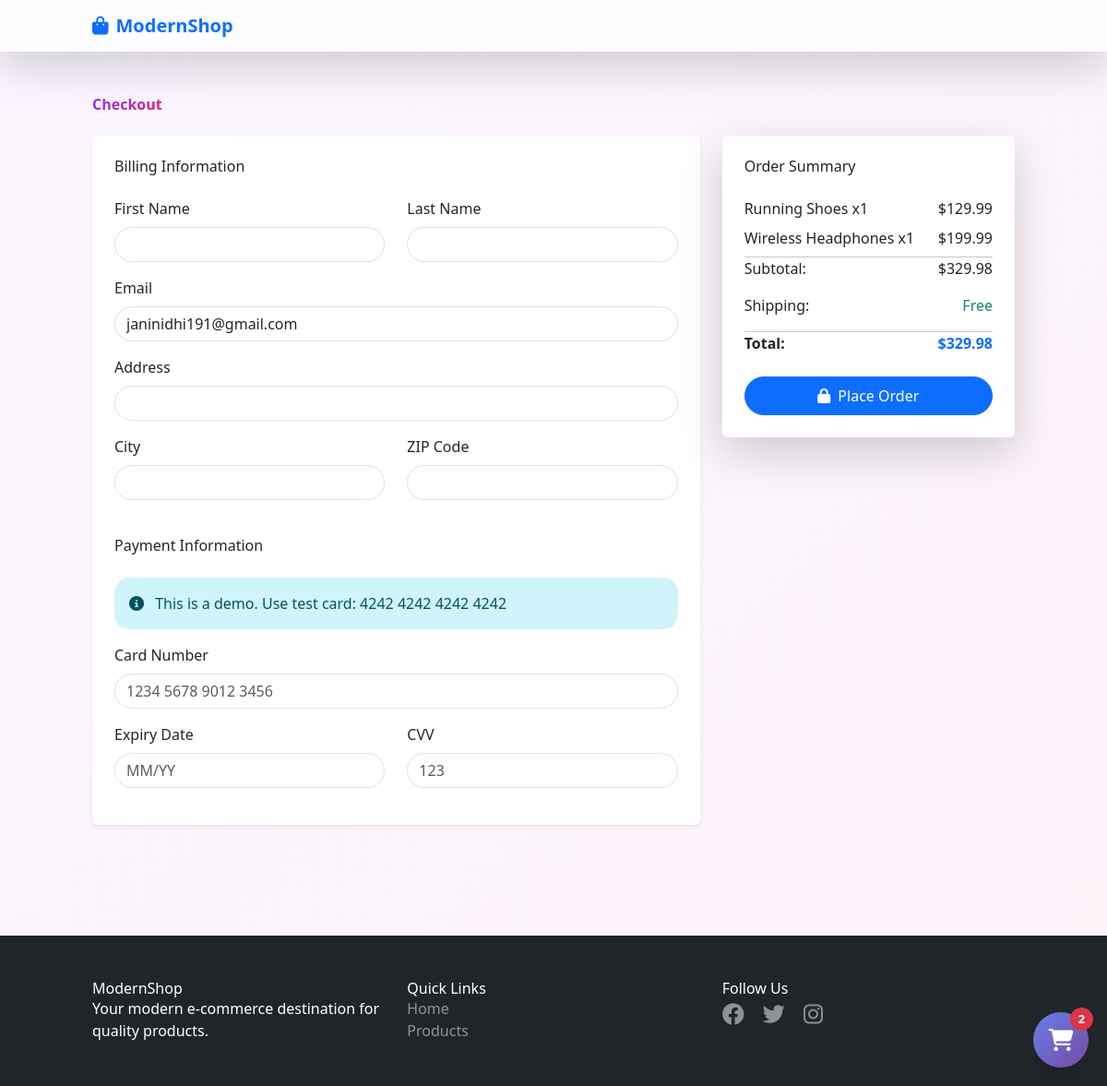
The page /cart/checkout (signed in) on the database its author committed.
### app/models.py (models this page shows, shortened)
class User(UserMixin, db.Model):
    id = db.Column(db.Integer, primary_key=True)
    username = db.Column(db.String(80), unique=True, nullable=False)
    email = db.Column(db.String(120), unique=True, nullable=False)
    password_hash = db.Column(db.String(120), nullable=False)
    is_admin = db.Column(db.Boolean, default=False)
    orders = db.relationship('Order', backref='user', lazy=True)

class CartItem(db.Model):
    id = db.Column(db.Integer, primary_key=True)
    user_id = db.Column(db.Integer, db.ForeignKey('user.id'), nullable=False)
    product_id = db.Column(db.Integer, db.ForeignKey('product.id'), nullable=False)
    quantity = db.Column(db.Integer, nullable=False, default=1)
    product = db.relationship('Product', backref='cart_items')
    user = db.relationship('User', backref='cart_items')

class Product(db.Model):
    id = db.Column(db.Integer, primary_key=True)
    name = db.Column(db.String(100), nullable=False)
    description = db.Column(db.Text)
    price = db.Column(db.Float, nullable=False)
    image_url = db.Column(db.String(200))
    category_id = db.Column(db.Integer, db.ForeignKey('category.id'))
    stock = db.Column(db.Integer, default=0)
    rating = db.Column(db.Float, default=0.0)
    created_at = db.Column(db.DateTime, default=datetime.utcnow)

### app/blueprints/cart.py (the view)
@cart.route('/checkout')
@login_required
def checkout():
    cart_items = CartItem.query.filter_by(user_id=current_user.id).all()
    if not cart_items:
        flash('Your cart is empty!')
        return redirect(url_for('cart.index'))
    total = sum(item.product.price * item.quantity for item in cart_items)
    return render_template('cart/checkout.html', cart_items=cart_items, total=total)

### app/templates/cart/checkout.html (shortened to what this page needs)
{% extends "base.html" %}
{% block content %}
<div class="container py-5">
    <h2 class="mb-4" data-aos="fade-up">
        <span class="bg-gradient-to-r from-purple-600 to-pink-600 bg-clip-text text-transparent fw-bold">
        </span>
    </h2>
    <div class="row">
        <div class="col-md-8">
            <div class="card border-0 shadow-sm mb-4" data-aos="fade-up">
                <div class="card-body p-4">
                    <h4 class="mb-4">Billing Information</h4>
                    <form id="checkout-form" action="{{ url_for('cart.process_payment') }}" method="POST">
                        <div class="row">
                            <div class="col-md-6 mb-3">
                                <label class="form-label">First Name</label>
                                <input type="text" class="form-control rounded-pill" required>
                            </div>
                            <div class="col-md-6 mb-3">
                                <label class="form-label">Last Name</label>
                                <input type="text" class="form-control rounded-pill" required>
                            </div>
                        </div>
                        <div class="mb-3">
                            <label class="form-label">Email</label>
                            <input type="email" class="form-control rounded-pill" value="{{ current_user.email }}" required>
                        </div>
                        <div class="mb-3">
                            <label class="form-label">Address</label>
                            <input type="text" class="form-control rounded-pill" required>
                        </div>
                        <div class="row">
                            <div class="col-md-6 mb-3">
                                <label class="form-label">City</label>
                                <input type="text" class="form-control rounded-pill" required>
                            </div>
                            <div class="col-md-6 mb-3">
                                <label class="form-label">ZIP Code</label>
                                <input type="text" class="form-control rounded-pill" required>
                            </div>
                        </div>
                        <h4 class="mb-4 mt-4">Payment Information</h4>
                        <div class="alert alert-info">
                            <i class="fas fa-info-circle me-2"></i>
                            This is a demo. Use test card: 4242 4242 4242 4242
                        </div>
                        <div class="mb-3">
                            <label class="form-label">Card Number</label>
                            <input type="text" class="form-control rounded-pill" placeholder="1234 5678 9012 3456" required>
                        </div>
                        <div class="row">
                            <div class="col-md-6 mb-3">
                                <label class="form-label">Expiry Date</label>
                                <input type="text" class="form-control rounded-pill" placeholder="MM/YY" required>
                            </div>
                            <div class="col-md-6 mb-3">
                                <label class="form-label">CVV</label>
                                <input type="text" class="form-control rounded-pill" placeholder="123" required>
                            </div>
                        </div>
                    </form>
                </div>
            </div>
        </div>
        <div class="col-md-4">
            <div class="card border-0 shadow-lg sticky-top" data-aos="fade-left">
                <div class="card-body p-4">
                    <h4 class="mb-4">Order Summary</h4>
                    {% for item in cart_items %}
                        <div class="d-flex justify-content-between mb-2">
                            <span>{{ item.product.name }} x{{ item.quantity }}</span>
                            <span>${{ "%.2f"|format(item.product.price * item.quantity) }}</span>
                        </div>
                    {% endfor %}
                    <hr>
                    <div class="d-flex justify-content-between mb-3">
                        <span>Subtotal:</span>
                        <span>${{ "%.2f"|format(total) }}</span>
                    </div>
                    <div class="d-flex justify-content-between mb-3">
                        <span>Shipping:</span>
                        <span class="text-success">Free</span>
                    </div>
                    <hr>
                    <div class="d-flex justify-content-between mb-4">
                        <strong>Total:</strong>
                        <strong class="text-primary">${{ "%.2f"|format(total) }}</strong>
                    </div>
                    <button type="submit" form="checkout-form"
                            class="btn btn-primary w-100 rounded-pill py-2 hover-lift">
                        <i class="fas fa-lock me-2"></i>Place Order
                    </button>
                </div>
            </div>
        </div>
    </div>
</div>
{% endblock %}

### app/static/css/style.css (style rules this page uses)
:root { --primary-gradient: linear-gradient(135deg, #667eea 0%, #764ba2 100%); --accent-gradient: linear-gradient(135deg, #f093fb 0%, #f5576c 100%); --shadow-light: 0 4px 6px -1px rgba(0, 0, 0, 0.1), 0 2px 4px -1px rgba(0, 0, 0, 0.06); --shadow-medium: 0 10px 15px -3px rgba(0, 0, 0, 0.1), 0 4px 6px -2px rgba(0, 0, 0, 0.05); --shadow-large: 0 20px 25px -5px rgba(0, 0, 0, 0.1), 0 10px 10px -5px rgba(0, 0, 0, 0.04); }
* { transition: all 0.3s ease; }
.hover-lift { transition: transform 0.3s ease, box-shadow 0.3s ease; }
.btn { position: relative; overflow: hidden; transition: all 0.3s ease; }
.btn::before { content: ''; position: absolute; top: 0; left: -100%; width: 100%; height: 100%; background: linear-gradient(90deg, transparent, rgba(255, 255, 255, 0.2), transparent); transition: left 0.5s; }
.alert { border: none; border-radius: 1rem; }

### rows shown on the page
User: email "janinidhi191@gmail.com"
CartItem: product.name "Running Shoes", quantity "1"
Product: item.product.price*item.quantity "129.99"
CartItem: product.name "Wireless Headphones", quantity "1"
Product: item.product.price*item.quantity "199.99"

### other values the page prints
{{ "%.2f"|format(total) }} "329.98"
{{ current_user.cart_items|length }} "2"
